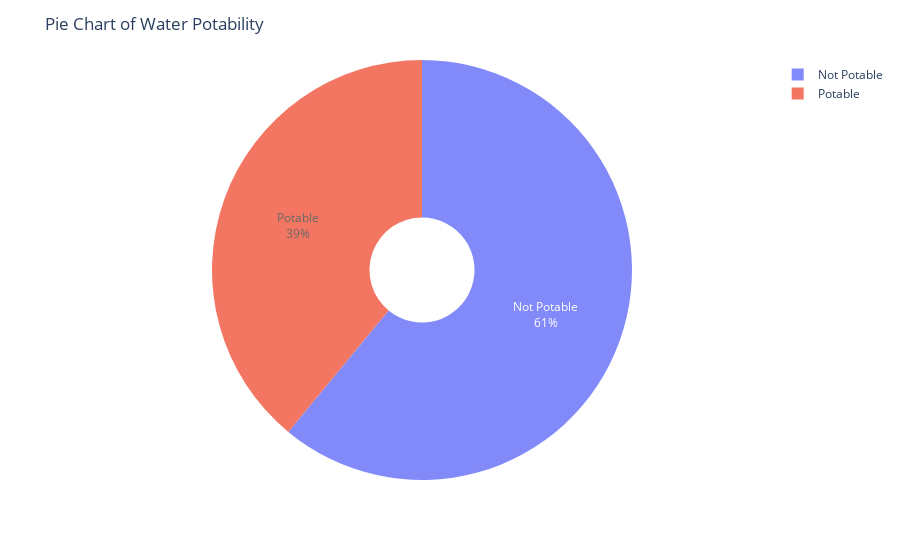

The notebook cell this image was saved under:
### Code cell
#Potability: Indicates if water is safe for human consumption where 1 means Potable and 0 means Not potable.
import matplotlib.pyplot as plt
import seaborn as sns
import matplotlib.pyplot as plt
import plotly.express as px #advanced visualization library **The plotly.express module (usually imported as px) contains 
                            #functions that can create entire figures at once, and is referred to as Plotly Express or PX
d=pd.DataFrame(df["Potability"].value_counts())
fig = px.pie(d, values = "Potability", names = ["Not Potable", "Potable"], hole = 0.25, opacity = 0.8,
            labels = {"label" :"Potability","Potability":"Number of Samples"})
fig.update_layout(title = dict(text = "Pie Chart of Water Potability"))
fig.update_traces(textposition = "inside", textinfo = "percent+label")
fig.show()

### Figure 1 — Plotly figure (JSON) as saved in the notebook; plotly's stock layout.template omitted (floating-point values rounded to 4 significant figures)
{"data": [{"domain": {"x": [0, 1], "y": [0, 1]}, "hole": 0.25, "hovertemplate": "label=%{label}<br>Number of Samples=%{value}<extra></extra>", "labels": ["Not Potable", "Potable"], "legendgroup": "", "name": "", "opacity": 0.8, "showlegend": true, "textinfo": "percent+label", "textposition": "inside", "type": "pie", "values": [1998, 1278]}], "layout": {"legend": {"tracegroupgap": 0}, "margin": {"t": 60}, "title": {"text": "Pie Chart of Water Potability"}}}
